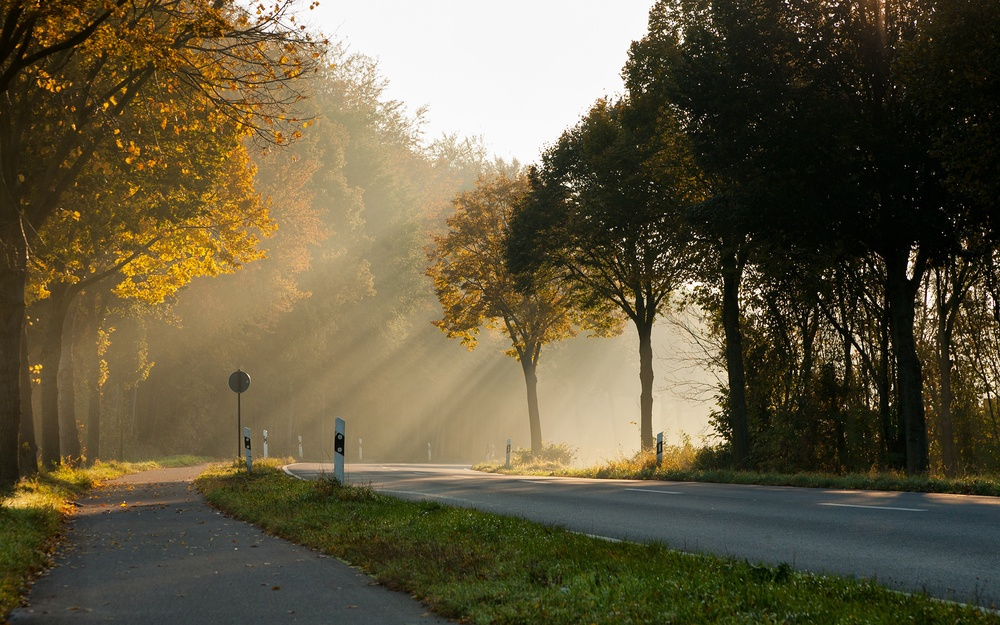
#> input picture LW1/pic2.jpg, 1000 x 625 px, shrunk from 1920 x 1200 before the run, given in place of the camera
$ python Task3.py
#> lines starting #> are read from the running program, lines starting #| are printed output that depends on the picture; after the words box and inside, x2 and y2 are one past the last pixel; in counts of white or black regions, pixels touching at a corner belong together
import cv2
import numpy as np

# объект VideoCapture для подключения к IP-камере
cap = cv2.VideoCapture(0)

while True:
    ret, frame = cap.read()
#> frame is the input picture: shape (625, 1000, 3); mean B, G, R 63.4, 89.1, 98.2
    hsv = cv2.cvtColor(frame, cv2.COLOR_BGR2HSV)
#> hsv: shape (625, 1000, 3); mean H, S, V 31.2, 120.3, 100.5

    # определение диапазона красного цвета в HSV
    lower_red = np.array([0, 0, 100])  # минимальные значения оттенка, насыщенности и значения(яркости)
    upper_red = np.array([100, 100, 255])  # максимальные значения оттенка, насыщенности и значения(яркости)

    # Маска - бинарное изображение, где пиксели, соответствующие заданному диапазону цвета, имеют значение 255 (белый), а остальные пиксели имеют значение 0 (черный).
    mask = cv2.inRange(hsv, lower_red, upper_red)
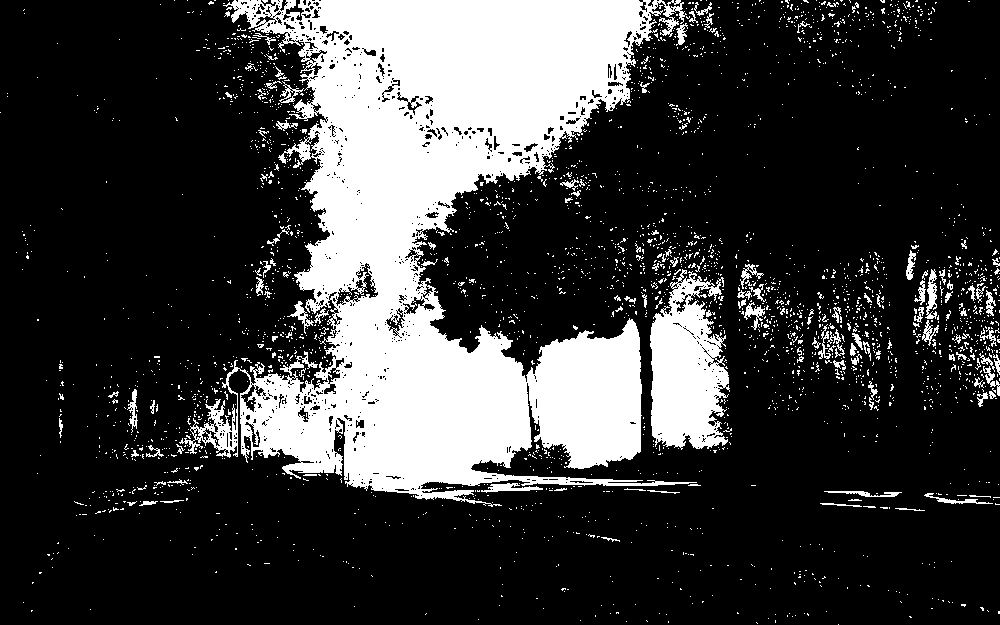
#> mask: shape (625, 1000); 23.4% white; 2903 white regions (2769 under 20 px), largest, box (x1, y1, x2, y2) and area: (179, 0, 697, 507) 120603, (650, 269, 730, 450) 9775, (925, 269, 937, 319) 319

    # применение маски на изображение
    res = cv2.bitwise_and(frame, frame, mask=mask)
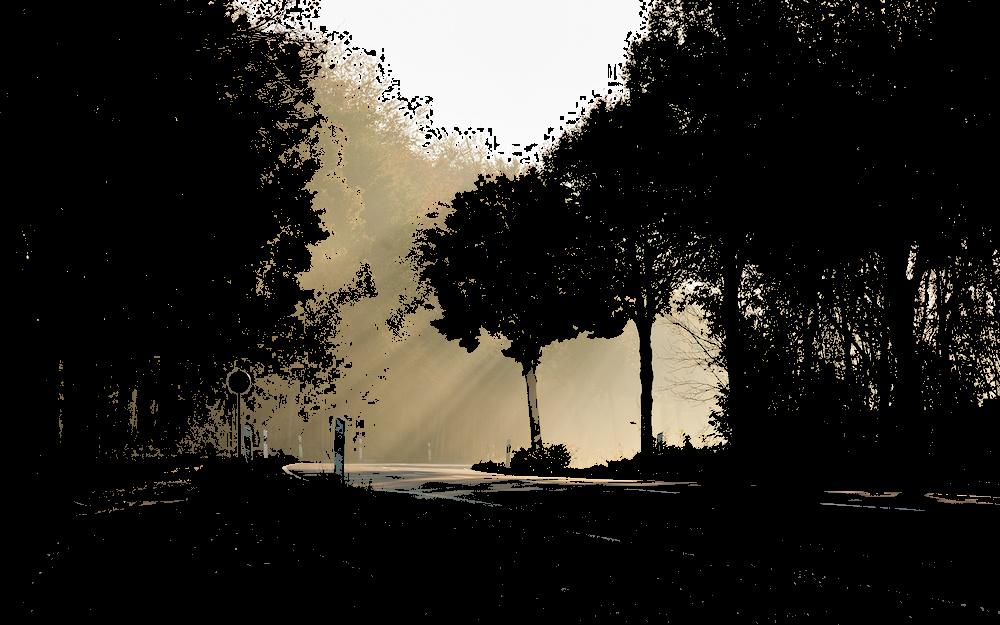
#> res: shape (625, 1000, 3); mean B, G, R 35.9, 41.8, 44.8

    # структурирующий элемент(определяет размер и форму области)
    kernel = np.ones((5, 5), np.uint8)

    # применение операции открытия - позволяет удалить шумы и мелкие объекты на изображении(удаление нежелательных пикселей или деталей)
    opening = cv2.morphologyEx(res, cv2.MORPH_OPEN, kernel)
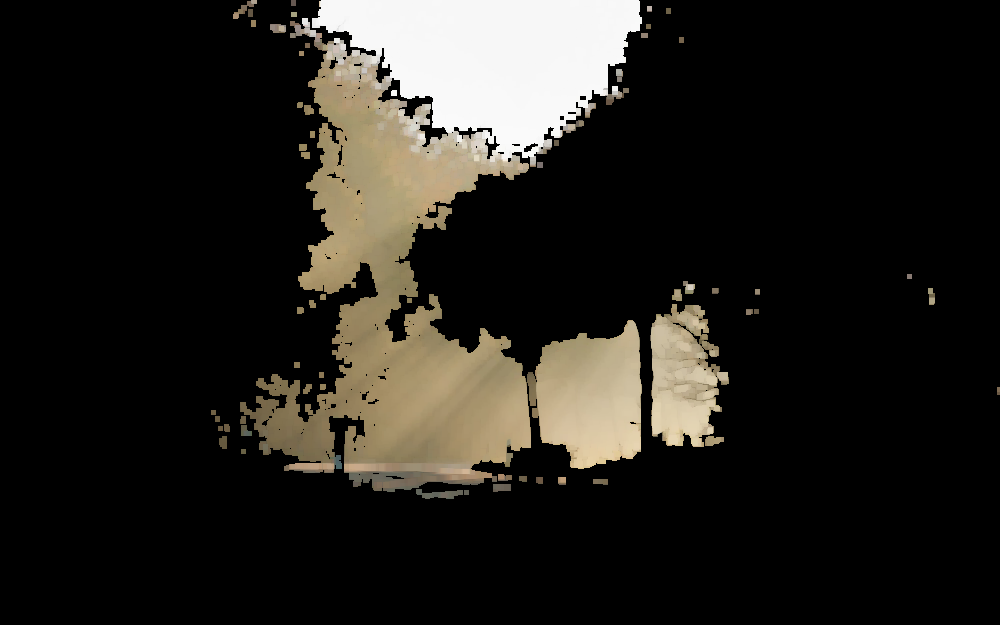
#> opening: shape (625, 1000, 3); mean B, G, R 28.9, 33.7, 36

    # применение операции закрытия - позволяет заполнить маленькие пробелы и разрывы в объектах на изображении
    closing = cv2.morphologyEx(res, cv2.MORPH_CLOSE, kernel)
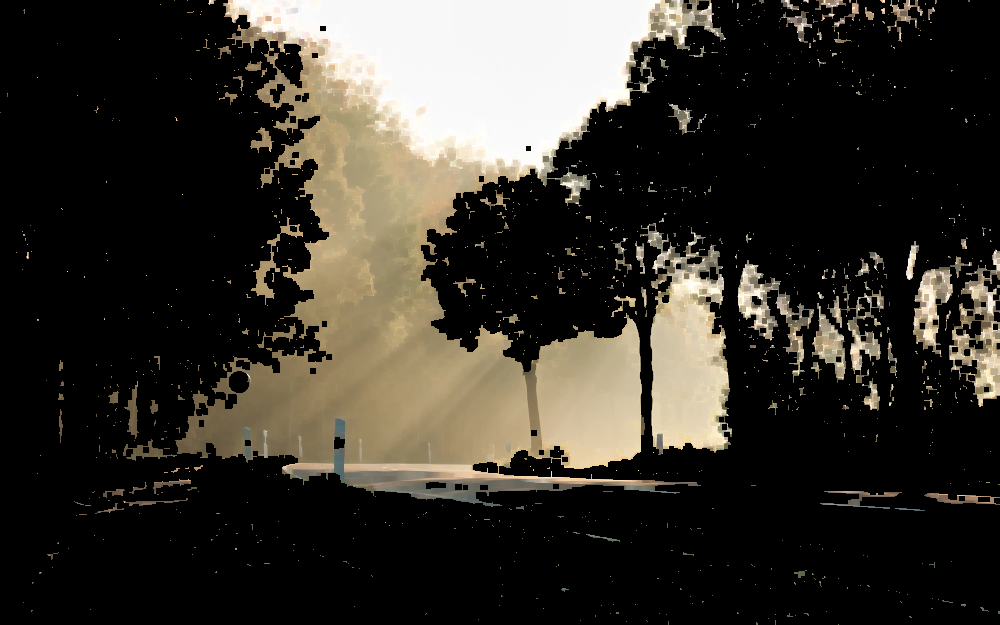
#> closing: shape (625, 1000, 3); mean B, G, R 43.4, 50.7, 54.4

    cv2.imshow('Opening', opening)
    cv2.imshow('Closing', closing)

    # нажатие клавиши esc для выхода из цикла
    if cv2.waitKey(1) & 0xFF == 27:
#> (key Esc is pressed here)
        break

# освобождение ресурсов окна
cap.release()
cv2.destroyAllWindows()
